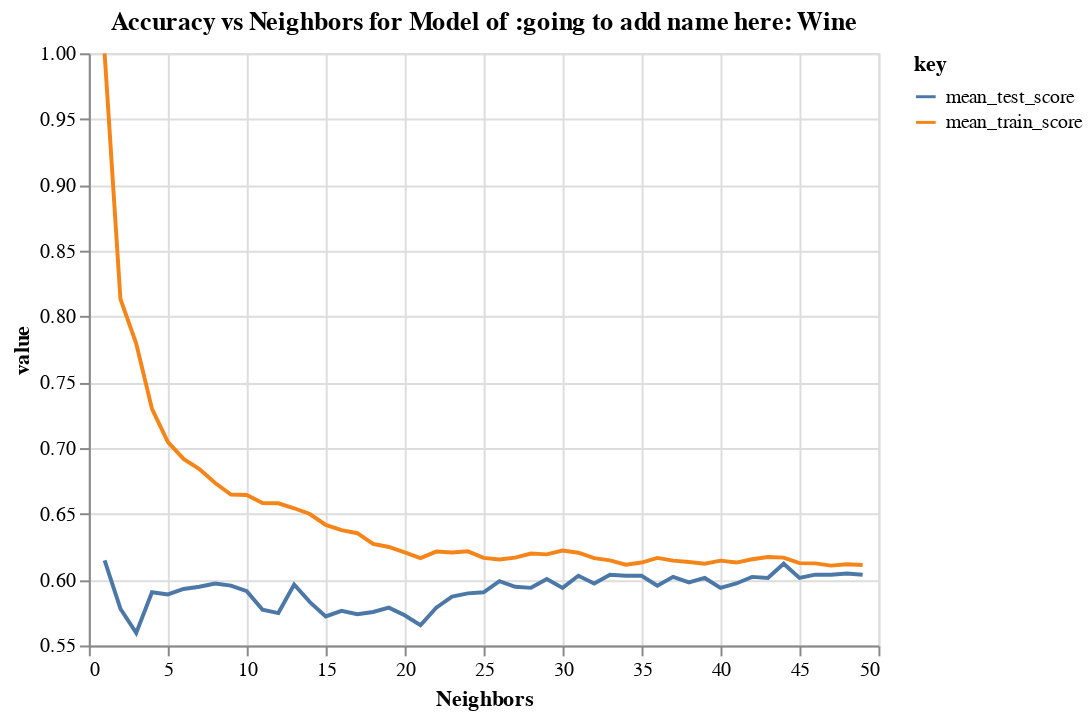

Write notebook code for a chart like this one.
### Code cell
plots[0]

### Figure 1 — Vega-Lite specification as saved in the notebook (floating-point values rounded to 4 significant figures)
{"config": {"view": {"continuousWidth": 400, "continuousHeight": 300}}, "data": {"name": "data-6581b1dd842657dfe7ead3bde2394981"}, "mark": "line", "encoding": {"color": {"field": "key", "type": "nominal"}, "x": {"field": "param_n_neighbors", "scale": {"zero": false}, "title": "Neighbors", "type": "quantitative"}, "y": {"field": "value", "scale": {"zero": false}, "type": "quantitative"}}, "title": "Accuracy vs Neighbors for Model of :going to add name here: Wine", "transform": [{"fold": ["mean_test_score", "mean_train_score"]}], "$schema": "https://vega.github.io/schema/vega-lite/v4.17.0.json", "datasets": {"data-6581b1dd842657dfe7ead3bde2394981": [{"mean_fit_time": 0.001797, "std_fit_time": 0.0001889, "mean_score_time": 0.01869, "std_score_time": 0.005631, "param_n_neighbors": 1, "params": {"n_neighbors": 1}, "split0_test_score": 0.6958, "split1_test_score": 0.6, "split2_test_score": 0.5917, "split3_test_score": 0.6625, "split4_test_score": 0.523, "mean_test_score": 0.6146, "std_test_score": 0.06003, "rank_test_score": 1, "split0_train_score": 1.0, "split1_train_score": 1.0, "split2_train_score": 1.0, "split3_train_score": 1.0, "split4_train_score": 1.0, "mean_train_score": 1.0, "std_train_score": 0.0}, {"mean_fit_time": 0.00162, "std_fit_time": 6.158e-05, "mean_score_time": 0.01691, "std_score_time": 0.0002226, "param_n_neighbors": 2, "params": {"n_neighbors": 2}, "split0_test_score": 0.5708, "split1_test_score": 0.5875, "split2_test_score": 0.5958, "split3_test_score": 0.6, "split4_test_score": 0.5356, "mean_test_score": 0.5779, "std_test_score": 0.02343, "rank_test_score": 40, "split0_train_score": 0.8008, "split1_train_score": 0.8113, "split2_train_score": 0.8144, "split3_train_score": 0.8144, "split4_train_score": 0.826, "mean_train_score": 0.8134, "std_train_score": 0.008053}, {"mean_fit_time": 0.001692, "std_fit_time": 5.793e-05, "mean_score_time": 0.01782, "std_score_time": 0.0004837, "param_n_neighbors": 3, "params": {"n_neighbors": 3}, "split0_test_score": 0.5792, "split1_test_score": 0.5542, "split2_test_score": 0.575, "split3_test_score": 0.5583, "split4_test_score": 0.5314, "mean_test_score": 0.5596, "std_test_score": 0.01701, "rank_test_score": 49, "split0_train_score": 0.7664, "split1_train_score": 0.7789, "split2_train_score": 0.7831, "split3_train_score": 0.7696, "split4_train_score": 0.799, "mean_train_score": 0.7794, "std_train_score": 0.01151}, {"mean_fit_time": 0.001752, "std_fit_time": 0.0002552, "mean_score_time": 0.02592, "std_score_time": 0.01527, "param_n_neighbors": 4, "params": {"n_neighbors": 4}, "split0_test_score": 0.6292, "split1_test_score": 0.5958, "split2_test_score": 0.5667, "split3_test_score": 0.6042, "split4_test_score": 0.5565, "mean_test_score": 0.5905, "std_test_score": 0.02621, "rank_test_score": 32, "split0_train_score": 0.7174, "split1_train_score": 0.7341, "split2_train_score": 0.7237, "split3_train_score": 0.731, "split4_train_score": 0.7427, "mean_train_score": 0.7298, "std_train_score": 0.008688}, {"mean_fit_time": 0.001668, "std_fit_time": 6.115e-05, "mean_score_time": 0.01768, "std_score_time": 0.000104, "param_n_neighbors": 5, "params": {"n_neighbors": 5}, "split0_test_score": 0.6333, "split1_test_score": 0.5917, "split2_test_score": 0.5875, "split3_test_score": 0.6083, "split4_test_score": 0.523, "mean_test_score": 0.5888, "std_test_score": 0.03661, "rank_test_score": 35, "split0_train_score": 0.683, "split1_train_score": 0.7164, "split2_train_score": 0.7007, "split3_train_score": 0.7112, "split4_train_score": 0.7125, "mean_train_score": 0.7048, "std_train_score": 0.01204}, {"mean_fit_time": 0.00164, "std_fit_time": 8.128e-06, "mean_score_time": 0.01785, "std_score_time": 0.0002136, "param_n_neighbors": 6, "params": {"n_neighbors": 6}, "split0_test_score": 0.65, "split1_test_score": 0.5875, "split2_test_score": 0.575, "split3_test_score": 0.6083, "split4_test_score": 0.5439, "mean_test_score": 0.593, "std_test_score": 0.03534, "rank_test_score": 30, "split0_train_score": 0.6757, "split1_train_score": 0.6955, "split2_train_score": 0.684, "split3_train_score": 0.7018, "split4_train_score": 0.7021, "mean_train_score": 0.6918, "std_train_score": 0.01038}, {"mean_fit_time": 0.001672, "std_fit_time": 6.757e-05, "mean_score_time": 0.01764, "std_score_time": 0.0002111, "param_n_neighbors": 7, "params": {"n_neighbors": 7}, "split0_test_score": 0.65, "split1_test_score": 0.5625, "split2_test_score": 0.6, "split3_test_score": 0.6167, "split4_test_score": 0.5439, "mean_test_score": 0.5946, "std_test_score": 0.0379, "rank_test_score": 26, "split0_train_score": 0.6872, "split1_train_score": 0.6945, "split2_train_score": 0.6601, "split3_train_score": 0.683, "split4_train_score": 0.6958, "mean_train_score": 0.6841, "std_train_score": 0.01291}, {"mean_fit_time": 0.001713, "std_fit_time": 9.564e-05, "mean_score_time": 0.01816, "std_score_time": 0.0003696, "param_n_neighbors": 8, "params": {"n_neighbors": 8}, "split0_test_score": 0.6333, "split1_test_score": 0.5542, "split2_test_score": 0.625, "split3_test_score": 0.625, "split4_test_score": 0.5481, "mean_test_score": 0.5971, "std_test_score": 0.03772, "rank_test_score": 21, "split0_train_score": 0.6601, "split1_train_score": 0.6788, "split2_train_score": 0.6736, "split3_train_score": 0.6767, "split4_train_score": 0.6781, "mean_train_score": 0.6735, "std_train_score": 0.006942}, {"mean_fit_time": 0.00163, "std_fit_time": 3.001e-05, "mean_score_time": 0.01793, "std_score_time": 0.0002764, "param_n_neighbors": 9, "params": {"n_neighbors": 9}, "split0_test_score": 0.625, "split1_test_score": 0.5375, "split2_test_score": 0.6208, "split3_test_score": 0.6208, "split4_test_score": 0.5732, "mean_test_score": 0.5955, "std_test_score": 0.03468, "rank_test_score": 23, "split0_train_score": 0.6507, "split1_train_score": 0.6757, "split2_train_score": 0.6559, "split3_train_score": 0.6632, "split4_train_score": 0.6781, "mean_train_score": 0.6647, "std_train_score": 0.01075}, {"mean_fit_time": 0.001711, "std_fit_time": 6.649e-05, "mean_score_time": 0.01836, "std_score_time": 0.0002619, "param_n_neighbors": 10, "params": {"n_neighbors": 10}, "split0_test_score": 0.6167, "split1_test_score": 0.5417, "split2_test_score": 0.6167, "split3_test_score": 0.6125, "split4_test_score": 0.569, "mean_test_score": 0.5913, "std_test_score": 0.03064, "rank_test_score": 31, "split0_train_score": 0.658, "split1_train_score": 0.6747, "split2_train_score": 0.6559, "split3_train_score": 0.658, "split4_train_score": 0.675, "mean_train_score": 0.6643, "std_train_score": 0.008631}, {"mean_fit_time": 0.001739, "std_fit_time": 6.058e-05, "mean_score_time": 0.01954, "std_score_time": 0.001807, "param_n_neighbors": 11, "params": {"n_neighbors": 11}, "split0_test_score": 0.6083, "split1_test_score": 0.5333, "split2_test_score": 0.5833, "split3_test_score": 0.5958, "split4_test_score": 0.5649, "mean_test_score": 0.5771, "std_test_score": 0.02619, "rank_test_score": 41, "split0_train_score": 0.6569, "split1_train_score": 0.6757, "split2_train_score": 0.6423, "split3_train_score": 0.6465, "split4_train_score": 0.6698, "mean_train_score": 0.6583, "std_train_score": 0.01289}, {"mean_fit_time": 0.001993, "std_fit_time": 0.0002343, "mean_score_time": 0.02041, "std_score_time": 0.00142, "param_n_neighbors": 12, "params": {"n_neighbors": 12}, "split0_test_score": 0.5792, "split1_test_score": 0.55, "split2_test_score": 0.5708, "split3_test_score": 0.6, "split4_test_score": 0.5732, "mean_test_score": 0.5746, "std_test_score": 0.01605, "rank_test_score": 44, "split0_train_score": 0.6601, "split1_train_score": 0.6694, "split2_train_score": 0.6371, "split3_train_score": 0.6486, "split4_train_score": 0.675, "mean_train_score": 0.658, "std_train_score": 0.01377}, {"mean_fit_time": 0.001622, "std_fit_time": 2.611e-05, "mean_score_time": 0.01848, "std_score_time": 0.0003147, "param_n_neighbors": 13, "params": {"n_neighbors": 13}, "split0_test_score": 0.6, "split1_test_score": 0.575, "split2_test_score": 0.6, "split3_test_score": 0.6208, "split4_test_score": 0.5858, "mean_test_score": 0.5963, "std_test_score": 0.01545, "rank_test_score": 22, "split0_train_score": 0.6621, "split1_train_score": 0.6632, "split2_train_score": 0.6413, "split3_train_score": 0.6403, "split4_train_score": 0.6646, "mean_train_score": 0.6543, "std_train_score": 0.01107}, {"mean_fit_time": 0.001658, "std_fit_time": 3.586e-05, "mean_score_time": 0.01836, "std_score_time": 0.0003194, "param_n_neighbors": 14, "params": {"n_neighbors": 14}, "split0_test_score": 0.5875, "split1_test_score": 0.575, "split2_test_score": 0.5833, "split3_test_score": 0.6, "split4_test_score": 0.569, "mean_test_score": 0.583, "std_test_score": 0.01066, "rank_test_score": 37, "split0_train_score": 0.6444, "split1_train_score": 0.6455, "split2_train_score": 0.6475, "split3_train_score": 0.6475, "split4_train_score": 0.6646, "mean_train_score": 0.6499, "std_train_score": 0.007434}, {"mean_fit_time": 0.001783, "std_fit_time": 0.0002025, "mean_score_time": 0.0191, "std_score_time": 0.0009249, "param_n_neighbors": 15, "params": {"n_neighbors": 15}, "split0_test_score": 0.5667, "split1_test_score": 0.5625, "split2_test_score": 0.5875, "split3_test_score": 0.5958, "split4_test_score": 0.5481, "mean_test_score": 0.5721, "std_test_score": 0.0173, "rank_test_score": 47, "split0_train_score": 0.633, "split1_train_score": 0.6496, "split2_train_score": 0.6455, "split3_train_score": 0.6236, "split4_train_score": 0.6562, "mean_train_score": 0.6416, "std_train_score": 0.01178}, {"mean_fit_time": 0.001638, "std_fit_time": 3.737e-05, "mean_score_time": 0.01828, "std_score_time": 0.0001525, "param_n_neighbors": 16, "params": {"n_neighbors": 16}, "split0_test_score": 0.5625, "split1_test_score": 0.5583, "split2_test_score": 0.6042, "split3_test_score": 0.6167, "split4_test_score": 0.5397, "mean_test_score": 0.5763, "std_test_score": 0.02917, "rank_test_score": 42, "split0_train_score": 0.6298, "split1_train_score": 0.6455, "split2_train_score": 0.635, "split3_train_score": 0.6236, "split4_train_score": 0.6542, "mean_train_score": 0.6376, "std_train_score": 0.01096}, {"mean_fit_time": 0.001641, "std_fit_time": 4.686e-05, "mean_score_time": 0.01882, "std_score_time": 0.0006797, "param_n_neighbors": 17, "params": {"n_neighbors": 17}, "split0_test_score": 0.5792, "split1_test_score": 0.5542, "split2_test_score": 0.6, "split3_test_score": 0.6125, "split4_test_score": 0.523, "mean_test_score": 0.5738, "std_test_score": 0.03218, "rank_test_score": 45, "split0_train_score": 0.6298, "split1_train_score": 0.6361, "split2_train_score": 0.6361, "split3_train_score": 0.6257, "split4_train_score": 0.649, "mean_train_score": 0.6353, "std_train_score": 0.007885}, {"mean_fit_time": 0.001636, "std_fit_time": 3.102e-05, "mean_score_time": 0.01862, "std_score_time": 0.0001499, "param_n_neighbors": 18, "params": {"n_neighbors": 18}, "split0_test_score": 0.5792, "split1_test_score": 0.55, "split2_test_score": 0.6083, "split3_test_score": 0.6, "split4_test_score": 0.5397, "mean_test_score": 0.5754, "std_test_score": 0.02691, "rank_test_score": 43, "split0_train_score": 0.6152, "split1_train_score": 0.633, "split2_train_score": 0.633, "split3_train_score": 0.6131, "split4_train_score": 0.6417, "mean_train_score": 0.6272, "std_train_score": 0.0111}, {"mean_fit_time": 0.001668, "std_fit_time": 2.888e-05, "mean_score_time": 0.0186, "std_score_time": 0.0001875, "param_n_neighbors": 19, "params": {"n_neighbors": 19}, "split0_test_score": 0.575, "split1_test_score": 0.5583, "split2_test_score": 0.5875, "split3_test_score": 0.6208, "split4_test_score": 0.5523, "mean_test_score": 0.5788, "std_test_score": 0.0244, "rank_test_score": 38, "split0_train_score": 0.6163, "split1_train_score": 0.6288, "split2_train_score": 0.6246, "split3_train_score": 0.6142, "split4_train_score": 0.6406, "mean_train_score": 0.6249, "std_train_score": 0.009506}, {"mean_fit_time": 0.001648, "std_fit_time": 4.004e-05, "mean_score_time": 0.01864, "std_score_time": 0.0001667, "param_n_neighbors": 20, "params": {"n_neighbors": 20}, "split0_test_score": 0.5958, "split1_test_score": 0.55, "split2_test_score": 0.5667, "split3_test_score": 0.6125, "split4_test_score": 0.5397, "mean_test_score": 0.5729, "std_test_score": 0.02741, "rank_test_score": 46, "split0_train_score": 0.6194, "split1_train_score": 0.6288, "split2_train_score": 0.6131, "split3_train_score": 0.61, "split4_train_score": 0.6323, "mean_train_score": 0.6207, "std_train_score": 0.008635}, {"mean_fit_time": 0.001696, "std_fit_time": 6.171e-05, "mean_score_time": 0.01914, "std_score_time": 0.0003853, "param_n_neighbors": 21, "params": {"n_neighbors": 21}, "split0_test_score": 0.5917, "split1_test_score": 0.5542, "split2_test_score": 0.575, "split3_test_score": 0.5958, "split4_test_score": 0.5105, "mean_test_score": 0.5654, "std_test_score": 0.03115, "rank_test_score": 48, "split0_train_score": 0.609, "split1_train_score": 0.6215, "split2_train_score": 0.6152, "split3_train_score": 0.5996, "split4_train_score": 0.6365, "mean_train_score": 0.6163, "std_train_score": 0.01239}, {"mean_fit_time": 0.001719, "std_fit_time": 8.869e-05, "mean_score_time": 0.0195, "std_score_time": 0.0009852, "param_n_neighbors": 22, "params": {"n_neighbors": 22}, "split0_test_score": 0.5833, "split1_test_score": 0.5667, "split2_test_score": 0.6, "split3_test_score": 0.6167, "split4_test_score": 0.5272, "mean_test_score": 0.5788, "std_test_score": 0.03071, "rank_test_score": 39, "split0_train_score": 0.6152, "split1_train_score": 0.6298, "split2_train_score": 0.6184, "split3_train_score": 0.6027, "split4_train_score": 0.6406, "mean_train_score": 0.6213, "std_train_score": 0.01294}, {"mean_fit_time": 0.001978, "std_fit_time": 0.0003725, "mean_score_time": 0.02051, "std_score_time": 0.001834, "param_n_neighbors": 23, "params": {"n_neighbors": 23}, "split0_test_score": 0.6042, "split1_test_score": 0.5625, "split2_test_score": 0.6042, "split3_test_score": 0.6208, "split4_test_score": 0.5439, "mean_test_score": 0.5871, "std_test_score": 0.02894, "rank_test_score": 36, "split0_train_score": 0.6173, "split1_train_score": 0.6163, "split2_train_score": 0.6225, "split3_train_score": 0.6069, "split4_train_score": 0.6406, "mean_train_score": 0.6207, "std_train_score": 0.01116}, {"mean_fit_time": 0.001629, "std_fit_time": 1.889e-05, "mean_score_time": 0.01892, "std_score_time": 0.0003174, "param_n_neighbors": 24, "params": {"n_neighbors": 24}, "split0_test_score": 0.6, "split1_test_score": 0.5708, "split2_test_score": 0.6042, "split3_test_score": 0.625, "split4_test_score": 0.5481, "mean_test_score": 0.5896, "std_test_score": 0.02701, "rank_test_score": 34, "split0_train_score": 0.6215, "split1_train_score": 0.6277, "split2_train_score": 0.6194, "split3_train_score": 0.6027, "split4_train_score": 0.6365, "mean_train_score": 0.6216, "std_train_score": 0.01114}, {"mean_fit_time": 0.001663, "std_fit_time": 5.513e-05, "mean_score_time": 0.01947, "std_score_time": 0.0006132, "param_n_neighbors": 25, "params": {"n_neighbors": 25}, "split0_test_score": 0.6083, "split1_test_score": 0.5625, "split2_test_score": 0.6, "split3_test_score": 0.6292, "split4_test_score": 0.5523, "mean_test_score": 0.5905, "std_test_score": 0.0288, "rank_test_score": 33, "split0_train_score": 0.6152, "split1_train_score": 0.6184, "split2_train_score": 0.6142, "split3_train_score": 0.5985, "split4_train_score": 0.6365, "mean_train_score": 0.6166, "std_train_score": 0.01209}, {"mean_fit_time": 0.001838, "std_fit_time": 0.0001905, "mean_score_time": 0.01976, "std_score_time": 0.001075, "param_n_neighbors": 26, "params": {"n_neighbors": 26}, "split0_test_score": 0.6167, "split1_test_score": 0.55, "split2_test_score": 0.6083, "split3_test_score": 0.6333, "split4_test_score": 0.5858, "mean_test_score": 0.5988, "std_test_score": 0.02882, "rank_test_score": 17, "split0_train_score": 0.6163, "split1_train_score": 0.6215, "split2_train_score": 0.61, "split3_train_score": 0.5954, "split4_train_score": 0.6333, "mean_train_score": 0.6153, "std_train_score": 0.01255}, {"mean_fit_time": 0.003009, "std_fit_time": 0.001642, "mean_score_time": 0.03498, "std_score_time": 0.01945, "param_n_neighbors": 27, "params": {"n_neighbors": 27}, "split0_test_score": 0.6167, "split1_test_score": 0.55, "split2_test_score": 0.6083, "split3_test_score": 0.6292, "split4_test_score": 0.569, "mean_test_score": 0.5946, "std_test_score": 0.03004, "rank_test_score": 25, "split0_train_score": 0.61, "split1_train_score": 0.6215, "split2_train_score": 0.6184, "split3_train_score": 0.6006, "split4_train_score": 0.6333, "mean_train_score": 0.6168, "std_train_score": 0.011}, {"mean_fit_time": 0.001622, "std_fit_time": 2.46e-05, "mean_score_time": 0.01916, "std_score_time": 0.0001255, "param_n_neighbors": 28, "params": {"n_neighbors": 28}, "split0_test_score": 0.6167, "split1_test_score": 0.55, "split2_test_score": 0.6125, "split3_test_score": 0.6208, "split4_test_score": 0.569, "mean_test_score": 0.5938, "std_test_score": 0.02876, "rank_test_score": 28, "split0_train_score": 0.6215, "split1_train_score": 0.6277, "split2_train_score": 0.6152, "split3_train_score": 0.6038, "split4_train_score": 0.6312, "mean_train_score": 0.6199, "std_train_score": 0.00975}, {"mean_fit_time": 0.001652, "std_fit_time": 4.02e-05, "mean_score_time": 0.01932, "std_score_time": 0.0001986, "param_n_neighbors": 29, "params": {"n_neighbors": 29}, "split0_test_score": 0.6292, "split1_test_score": 0.5625, "split2_test_score": 0.6125, "split3_test_score": 0.6458, "split4_test_score": 0.5523, "mean_test_score": 0.6005, "std_test_score": 0.03685, "rank_test_score": 16, "split0_train_score": 0.6173, "split1_train_score": 0.6194, "split2_train_score": 0.6194, "split3_train_score": 0.6058, "split4_train_score": 0.6344, "mean_train_score": 0.6193, "std_train_score": 0.009082}, {"mean_fit_time": 0.001663, "std_fit_time": 8.681e-05, "mean_score_time": 0.01974, "std_score_time": 0.0005361, "param_n_neighbors": 30, "params": {"n_neighbors": 30}, "split0_test_score": 0.6125, "split1_test_score": 0.5625, "split2_test_score": 0.6083, "split3_test_score": 0.625, "split4_test_score": 0.5607, "mean_test_score": 0.5938, "std_test_score": 0.02688, "rank_test_score": 29, "split0_train_score": 0.6236, "split1_train_score": 0.6194, "split2_train_score": 0.6257, "split3_train_score": 0.6017, "split4_train_score": 0.6406, "mean_train_score": 0.6222, "std_train_score": 0.01251}, {"mean_fit_time": 0.001633, "std_fit_time": 3.307e-05, "mean_score_time": 0.01932, "std_score_time": 0.0001167, "param_n_neighbors": 31, "params": {"n_neighbors": 31}, "split0_test_score": 0.6167, "split1_test_score": 0.5625, "split2_test_score": 0.625, "split3_test_score": 0.6417, "split4_test_score": 0.569, "mean_test_score": 0.603, "std_test_score": 0.03149, "rank_test_score": 8, "split0_train_score": 0.6194, "split1_train_score": 0.6215, "split2_train_score": 0.6257, "split3_train_score": 0.6027, "split4_train_score": 0.6333, "mean_train_score": 0.6205, "std_train_score": 0.0101}, {"mean_fit_time": 0.00173, "std_fit_time": 0.0001102, "mean_score_time": 0.01994, "std_score_time": 0.0002144, "param_n_neighbors": 32, "params": {"n_neighbors": 32}, "split0_test_score": 0.6042, "split1_test_score": 0.5625, "split2_test_score": 0.6208, "split3_test_score": 0.625, "split4_test_score": 0.5732, "mean_test_score": 0.5971, "std_test_score": 0.02514, "rank_test_score": 19, "split0_train_score": 0.6121, "split1_train_score": 0.6173, "split2_train_score": 0.6184, "split3_train_score": 0.6058, "split4_train_score": 0.6281, "mean_train_score": 0.6163, "std_train_score": 0.007378}, {"mean_fit_time": 0.001911, "std_fit_time": 0.0003063, "mean_score_time": 0.02111, "std_score_time": 0.001249, "param_n_neighbors": 33, "params": {"n_neighbors": 33}, "split0_test_score": 0.6167, "split1_test_score": 0.5708, "split2_test_score": 0.6292, "split3_test_score": 0.6375, "split4_test_score": 0.5649, "mean_test_score": 0.6038, "std_test_score": 0.03016, "rank_test_score": 7, "split0_train_score": 0.6069, "split1_train_score": 0.6152, "split2_train_score": 0.6173, "split3_train_score": 0.6027, "split4_train_score": 0.6312, "mean_train_score": 0.6147, "std_train_score": 0.009857}, {"mean_fit_time": 0.001637, "std_fit_time": 2.075e-05, "mean_score_time": 0.01955, "std_score_time": 6.262e-05, "param_n_neighbors": 34, "params": {"n_neighbors": 34}, "split0_test_score": 0.6167, "split1_test_score": 0.5667, "split2_test_score": 0.6292, "split3_test_score": 0.6333, "split4_test_score": 0.569, "mean_test_score": 0.603, "std_test_score": 0.02921, "rank_test_score": 8, "split0_train_score": 0.6038, "split1_train_score": 0.6236, "split2_train_score": 0.609, "split3_train_score": 0.5965, "split4_train_score": 0.624, "mean_train_score": 0.6113, "std_train_score": 0.01089}, {"mean_fit_time": 0.001626, "std_fit_time": 4.444e-05, "mean_score_time": 0.01997, "std_score_time": 9.976e-05, "param_n_neighbors": 35, "params": {"n_neighbors": 35}, "split0_test_score": 0.6167, "split1_test_score": 0.5708, "split2_test_score": 0.6167, "split3_test_score": 0.65, "split4_test_score": 0.5607, "mean_test_score": 0.603, "std_test_score": 0.03289, "rank_test_score": 10, "split0_train_score": 0.609, "split1_train_score": 0.6277, "split2_train_score": 0.6017, "split3_train_score": 0.5996, "split4_train_score": 0.6271, "mean_train_score": 0.613, "std_train_score": 0.01217}, {"mean_fit_time": 0.001806, "std_fit_time": 0.0002235, "mean_score_time": 0.02463, "std_score_time": 0.008926, "param_n_neighbors": 36, "params": {"n_neighbors": 36}, "split0_test_score": 0.6083, "split1_test_score": 0.5583, "split2_test_score": 0.6208, "split3_test_score": 0.6375, "split4_test_score": 0.5523, "mean_test_score": 0.5955, "std_test_score": 0.03411, "rank_test_score": 24, "split0_train_score": 0.6111, "split1_train_score": 0.6257, "split2_train_score": 0.6111, "split3_train_score": 0.6038, "split4_train_score": 0.6312, "mean_train_score": 0.6166, "std_train_score": 0.01023}, {"mean_fit_time": 0.001765, "std_fit_time": 3.29e-05, "mean_score_time": 0.0209, "std_score_time": 0.0003166, "param_n_neighbors": 37, "params": {"n_neighbors": 37}, "split0_test_score": 0.6208, "split1_test_score": 0.5542, "split2_test_score": 0.6167, "split3_test_score": 0.65, "split4_test_score": 0.569, "mean_test_score": 0.6021, "std_test_score": 0.03535, "rank_test_score": 11, "split0_train_score": 0.6079, "split1_train_score": 0.6257, "split2_train_score": 0.6111, "split3_train_score": 0.5996, "split4_train_score": 0.6281, "mean_train_score": 0.6145, "std_train_score": 0.01084}, {"mean_fit_time": 0.002008, "std_fit_time": 0.0003185, "mean_score_time": 0.02187, "std_score_time": 0.001063, "param_n_neighbors": 38, "params": {"n_neighbors": 38}, "split0_test_score": 0.6167, "split1_test_score": 0.5625, "split2_test_score": 0.6208, "split3_test_score": 0.6167, "split4_test_score": 0.5732, "mean_test_score": 0.598, "std_test_score": 0.02487, "rank_test_score": 18, "split0_train_score": 0.609, "split1_train_score": 0.6267, "split2_train_score": 0.6069, "split3_train_score": 0.5965, "split4_train_score": 0.6281, "mean_train_score": 0.6134, "std_train_score": 0.01219}, {"mean_fit_time": 0.001971, "std_fit_time": 0.0003462, "mean_score_time": 0.03786, "std_score_time": 0.0253, "param_n_neighbors": 39, "params": {"n_neighbors": 39}, "split0_test_score": 0.6125, "split1_test_score": 0.5667, "split2_test_score": 0.6208, "split3_test_score": 0.6333, "split4_test_score": 0.5732, "mean_test_score": 0.6013, "std_test_score": 0.02654, "rank_test_score": 14, "split0_train_score": 0.609, "split1_train_score": 0.6236, "split2_train_score": 0.6006, "split3_train_score": 0.6006, "split4_train_score": 0.6271, "mean_train_score": 0.6122, "std_train_score": 0.01122}, {"mean_fit_time": 0.002185, "std_fit_time": 0.0003303, "mean_score_time": 0.02314, "std_score_time": 0.001151, "param_n_neighbors": 40, "params": {"n_neighbors": 40}, "split0_test_score": 0.6083, "split1_test_score": 0.5667, "split2_test_score": 0.6167, "split3_test_score": 0.6042, "split4_test_score": 0.5732, "mean_test_score": 0.5938, "std_test_score": 0.02001, "rank_test_score": 27, "split0_train_score": 0.6079, "split1_train_score": 0.6236, "split2_train_score": 0.6069, "split3_train_score": 0.609, "split4_train_score": 0.625, "mean_train_score": 0.6145, "std_train_score": 0.008054}, {"mean_fit_time": 0.002484, "std_fit_time": 6.367e-05, "mean_score_time": 0.0237, "std_score_time": 0.0004109, "param_n_neighbors": 41, "params": {"n_neighbors": 41}, "split0_test_score": 0.6083, "split1_test_score": 0.575, "split2_test_score": 0.6208, "split3_test_score": 0.6167, "split4_test_score": 0.5649, "mean_test_score": 0.5971, "std_test_score": 0.02281, "rank_test_score": 20, "split0_train_score": 0.6121, "split1_train_score": 0.6173, "split2_train_score": 0.6038, "split3_train_score": 0.6038, "split4_train_score": 0.6281, "mean_train_score": 0.613, "std_train_score": 0.009156}, {"mean_fit_time": 0.002277, "std_fit_time": 0.0002304, "mean_score_time": 0.02333, "std_score_time": 0.001397, "param_n_neighbors": 42, "params": {"n_neighbors": 42}, "split0_test_score": 0.6208, "split1_test_score": 0.5917, "split2_test_score": 0.625, "split3_test_score": 0.6125, "split4_test_score": 0.5607, "mean_test_score": 0.6021, "std_test_score": 0.0237, "rank_test_score": 12, "split0_train_score": 0.6142, "split1_train_score": 0.6173, "split2_train_score": 0.6069, "split3_train_score": 0.6111, "split4_train_score": 0.6281, "mean_train_score": 0.6155, "std_train_score": 0.00719}, {"mean_fit_time": 0.004023, "std_fit_time": 0.001435, "mean_score_time": 0.04592, "std_score_time": 0.01882, "param_n_neighbors": 43, "params": {"n_neighbors": 43}, "split0_test_score": 0.6125, "split1_test_score": 0.5792, "split2_test_score": 0.625, "split3_test_score": 0.6167, "split4_test_score": 0.5732, "mean_test_score": 0.6013, "std_test_score": 0.02098, "rank_test_score": 14, "split0_train_score": 0.6121, "split1_train_score": 0.6236, "split2_train_score": 0.6069, "split3_train_score": 0.6111, "split4_train_score": 0.6323, "mean_train_score": 0.6172, "std_train_score": 0.009366}, {"mean_fit_time": 0.001734, "std_fit_time": 0.0001166, "mean_score_time": 0.02053, "std_score_time": 0.001076, "param_n_neighbors": 44, "params": {"n_neighbors": 44}, "split0_test_score": 0.6125, "split1_test_score": 0.5958, "split2_test_score": 0.6292, "split3_test_score": 0.6333, "split4_test_score": 0.59, "mean_test_score": 0.6122, "std_test_score": 0.0173, "rank_test_score": 2, "split0_train_score": 0.6152, "split1_train_score": 0.6246, "split2_train_score": 0.6079, "split3_train_score": 0.61, "split4_train_score": 0.626, "mean_train_score": 0.6168, "std_train_score": 0.007399}, {"mean_fit_time": 0.003421, "std_fit_time": 0.0009887, "mean_score_time": 0.04103, "std_score_time": 0.01109, "param_n_neighbors": 45, "params": {"n_neighbors": 45}, "split0_test_score": 0.6, "split1_test_score": 0.5833, "split2_test_score": 0.6208, "split3_test_score": 0.625, "split4_test_score": 0.5774, "mean_test_score": 0.6013, "std_test_score": 0.01918, "rank_test_score": 13, "split0_train_score": 0.6079, "split1_train_score": 0.6184, "split2_train_score": 0.6048, "split3_train_score": 0.6069, "split4_train_score": 0.625, "mean_train_score": 0.6126, "std_train_score": 0.007776}, {"mean_fit_time": 0.001648, "std_fit_time": 4.679e-05, "mean_score_time": 0.01986, "std_score_time": 0.00012, "param_n_neighbors": 46, "params": {"n_neighbors": 46}, "split0_test_score": 0.6125, "split1_test_score": 0.5875, "split2_test_score": 0.6208, "split3_test_score": 0.6125, "split4_test_score": 0.5858, "mean_test_score": 0.6038, "std_test_score": 0.01437, "rank_test_score": 5, "split0_train_score": 0.6111, "split1_train_score": 0.6194, "split2_train_score": 0.6069, "split3_train_score": 0.6069, "split4_train_score": 0.6177, "mean_train_score": 0.6124, "std_train_score": 0.005288}, {"mean_fit_time": 0.001618, "std_fit_time": 2.324e-05, "mean_score_time": 0.02052, "std_score_time": 0.0006302, "param_n_neighbors": 47, "params": {"n_neighbors": 47}, "split0_test_score": 0.6167, "split1_test_score": 0.5708, "split2_test_score": 0.6292, "split3_test_score": 0.6292, "split4_test_score": 0.5732, "mean_test_score": 0.6038, "std_test_score": 0.02636, "rank_test_score": 6, "split0_train_score": 0.6017, "split1_train_score": 0.6152, "split2_train_score": 0.6079, "split3_train_score": 0.6038, "split4_train_score": 0.625, "mean_train_score": 0.6107, "std_train_score": 0.008514}, {"mean_fit_time": 0.001627, "std_fit_time": 2.691e-05, "mean_score_time": 0.01995, "std_score_time": 0.0001781, "param_n_neighbors": 48, "params": {"n_neighbors": 48}, "split0_test_score": 0.6167, "split1_test_score": 0.575, "split2_test_score": 0.6208, "split3_test_score": 0.6292, "split4_test_score": 0.5816, "mean_test_score": 0.6047, "std_test_score": 0.02199, "rank_test_score": 3, "split0_train_score": 0.6058, "split1_train_score": 0.6131, "split2_train_score": 0.6121, "split3_train_score": 0.6048, "split4_train_score": 0.6229, "mean_train_score": 0.6118, "std_train_score": 0.006481}, {"mean_fit_time": 0.001633, "std_fit_time": 1.853e-05, "mean_score_time": 0.02058, "std_score_time": 0.0006435, "param_n_neighbors": 49, "params": {"n_neighbors": 49}, "split0_test_score": 0.6167, "split1_test_score": 0.575, "split2_test_score": 0.6125, "split3_test_score": 0.625, "split4_test_score": 0.59, "mean_test_score": 0.6038, "std_test_score": 0.0185, "rank_test_score": 4, "split0_train_score": 0.6038, "split1_train_score": 0.6131, "split2_train_score": 0.6079, "split3_train_score": 0.609, "split4_train_score": 0.6219, "mean_train_score": 0.6111, "std_train_score": 0.006146}]}}
